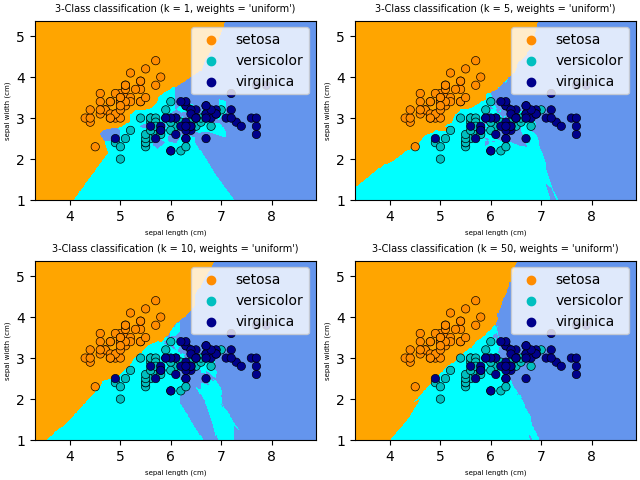

Reproduce this figure in Python.
'''
K-nearest neighbors classification: Get the iris .data-dataset,
either like shown in the pandas-intro or from
sklearn.datasets. load iris . Then make a scatterplot of the first
two columns (“sll/cm”, “sp/cm”) so that each “type” (last
column) has an individual color or marker. Now apply a
KNN-classifier (from sklearn.neighbors.KNeighborsClassifier and
fit the plotted columns to the category. Then use axes.pcolormesh
to plot the evaluation of the classifier model on a grid. Repeat for
1, 5, 10, 50 “k-neighbors” and plot in a single plot as shown at the
end.
'''

import numpy as np
import matplotlib.pyplot as plt
import seaborn as sns
from matplotlib.colors import ListedColormap
from sklearn import neighbors, datasets
import matplotlib.gridspec as gridspec

n_neighbors = [1,5,10,50]

# import some data to play with
iris = datasets.load_iris()

fig2 = plt.figure(constrained_layout=True)
spec2 = gridspec.GridSpec(ncols=2, nrows=2, figure=fig2)


# we only take the first two features. We could avoid this ugly
# slicing by using a two-dim dataset
X = iris.data[:, :2]
y = iris.target

h = 0.02  # step size in the mesh

# Create color maps
cmap_light = ListedColormap(["orange", "cyan", "cornflowerblue"])
cmap_bold = ["darkorange", "c", "darkblue"]

weights="uniform"
counter=0

for n_neighbor in n_neighbors:
    # we create an instance of Neighbours Classifier and fit the data.
    clf = neighbors.KNeighborsClassifier(n_neighbor, weights=weights)
    clf.fit(X, y)

    if(counter==0):
        ax = fig2.add_subplot(spec2[0, 0])
    elif(counter==1):
        ax= fig2.add_subplot(spec2[0, 1])
    elif(counter==2):
        ax= fig2.add_subplot(spec2[1, 0])
    elif(counter==3):
        ax= fig2.add_subplot(spec2[1, 1])
    #print(counter)
    counter+=1

    # Plot the decision boundary. For that, we will assign a color to each
    # point in the mesh [x_min, x_max]x[y_min, y_max].
    x_min, x_max = X[:, 0].min() - 1, X[:, 0].max() + 1
    y_min, y_max = X[:, 1].min() - 1, X[:, 1].max() + 1
    xx, yy = np.meshgrid(np.arange(x_min, x_max, h), np.arange(y_min, y_max, h))
    Z = clf.predict(np.c_[xx.ravel(), yy.ravel()])

    # Put the result into a color plot
    Z = Z.reshape(xx.shape)
    #plt.figure(figsize=(8, 6))
    ax.pcolormesh(xx, yy, Z, cmap=cmap_light, shading='auto')

    # Plot also the training points
    sns.scatterplot(x=X[:, 0],y=X[:, 1],hue=iris.target_names[y],palette=cmap_bold,alpha=1.0,edgecolor="black",)
    #plt.pcolormesh([X[:,0], X[:,1]] , cmap='rainbow')
    ax.set_xlim(xx.min(), xx.max())
    ax.set_ylim(yy.min(), yy.max())
    ax.set_title(
        "3-Class classification (k = %i, weights = '%s')" % (n_neighbor, weights), fontsize=7
    )
    ax.set_xlabel(iris.feature_names[0], fontsize=5)
    ax.set_ylabel(iris.feature_names[1], fontsize=5)

plt.savefig("Aufgabe6_3.png")
plt.show()